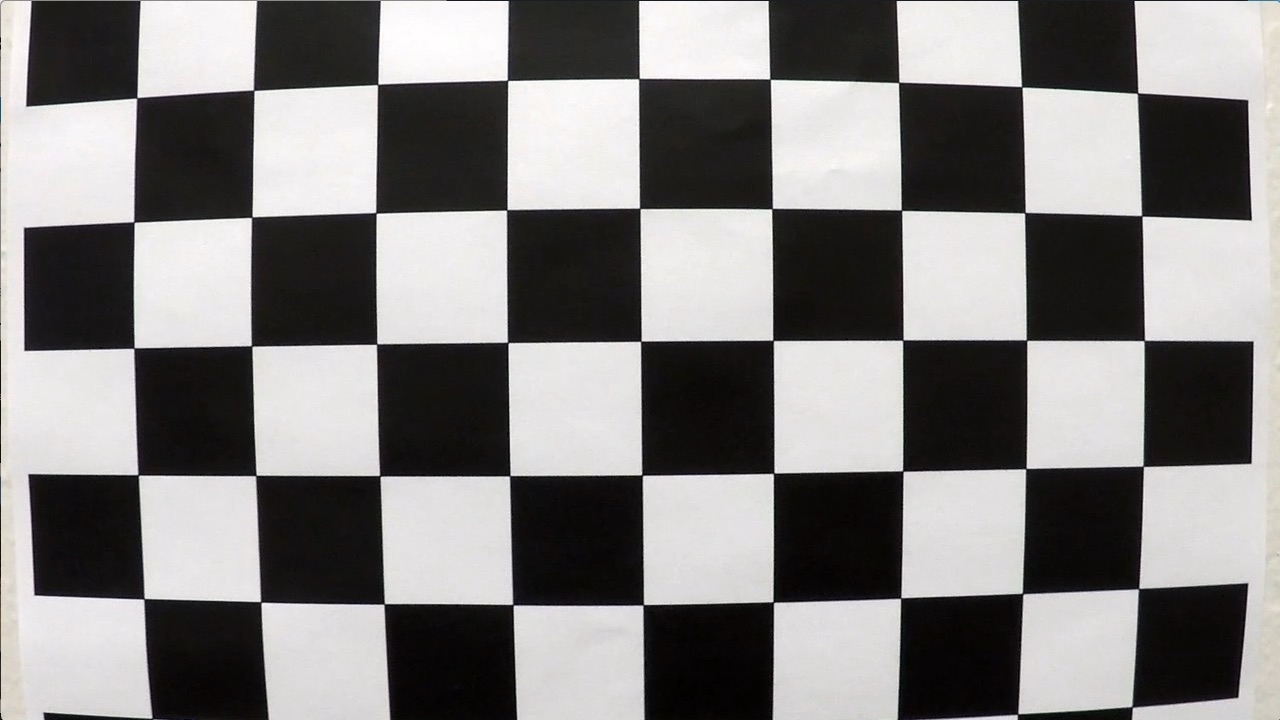
#> input picture camera_cal/calibration1.jpg, 1280 x 720 px
$ jupyter execute --allow-errors main.ipynb   (shell and % lines are left out)   (older library calls are emulated)   (text cells are left out)
#> lines starting #> are read from the running program, lines starting #| are printed output that depends on the picture; pictures that were not available may be replaced by others from this repository, and a replacement may not be noted
### calibrate_camera.py
import numpy as np
import cv2
import glob
import matplotlib.pyplot as plt

"""
calculates the transform matrix and un-distortion coefficients
x: number of object points in the x direction
y: number of objects points in the y direction
image_folder: folder containing chess board images for calibration

:return mtx: transformation matrix
        dist: distortion coefficients
"""
def calibrate(x, y, source_images):
#> called with x = 9, y = 6, source_images = 'camera_cal/*.jpg'
    objp = np.zeros((y * x, 3), np.float32)
    objp[:, :2] = np.mgrid[0:x, 0:y].T.reshape(-1, 2)

    # Arrays to store object points and image points from all the images.
    object_points = []  # 3d points in real world space
    image_points = []  # 2d points in image plane.

    # Make a list of calibration images paths
    images_location = glob.glob(source_images)

    for index, figure_name in enumerate(images_location):
        image = cv2.imread(figure_name)
#> image is the input picture: shape (720, 1280, 3); mean B, G, R 127.8, 128.4, 130.1
        gray = cv2.cvtColor(image, cv2.COLOR_BGR2GRAY) # because read using cv2.imread
        # Find the chessboard corners
        success, corners = cv2.findChessboardCorners(gray, (x, y), None)
#> success = False; corners = None
        # If found, add object points, image points
        if success:
            object_points.append(objp)
            image_points.append(corners)

            # code for debugging
            # cv2.drawChessboardCorners(image, (x, y), corners, ret)
            # write_name = 'output_images/drawn_corners/corners_found' + str(index) + '.jpg'
            # cv2.imwrite(write_name, image)

    # choose random image to un-distort
    image = cv2.imread(images_location[0])
    image_size = (image.shape[1], image.shape[0])

    # Do camera calibration given object points and image points
    success, mtx, dist, rvecs, tvecs = cv2.calibrateCamera(object_points, image_points, image_size, None, None)
#> success = 0.644; mtx = [[1057.6, 0, 691.1], [0, 1058.6, 278], [0, 0, 1]]; dist = [[-0.322, 0.709, 0.013, 0.00946, -1.02]]; rvecs = ([0.424, -0.236, 0.0488], [-0.024, 0.4, -0.0295]); tvecs = ([-2.48, 1.1, 17.79], [-17.95, -0.401, 29.17])

    return mtx, dist

"""
un-distorts the given image and stores it in the given folder
image: source image
mtx: number of objects points in the y direction
dist: distortion coefficients
destination: image name.jpg and destination
:return undistorted_image
"""
def undistort(image, mtx, dist):
    undistorted_image = cv2.undistort(image, mtx, dist, None, mtx)
    return undistorted_image

### sobel.py
import numpy as np
import cv2

"""
applies Sobel x or y, then computes the absolute value of the gradient and applies a threshold.
parameters:
  img: source image
  sobel_kernel: symmetric kernel size
  thresh: range of desired values
"""
# [17 lines left out: function abs_sobel_thresh, not called in this run]


"""
applies Sobel x and y, then computes the magnitude of the gradient and applies a threshold.
parameters:
  img: source image
  sobel_kernel: symmetric kernel size
  thresh: range of desired values
"""
# [22 lines left out: function mag_thresh, not called in this run]


"""
applies Sobel x and y, then computes the direction of the gradient
and applies a threshold.
parameters:
  img: source image
  sobel_kernel: symmetric kernel size
  thresh: range of desired values
"""
# [23 lines left out: function dir_threshold, not called in this run]


"""
the L channel in HLS is used for right lane detection, while B channel in LAB, S channel in HLS
are used to detect the left lane.
"""
def get_binary(frame, ksize):
    LAB = cv2.cvtColor(frame, cv2.COLOR_RGB2LAB)
    b_channel = LAB[:,:,2]
    b_channel = 255 - b_channel
    b_thresh_min = 138
    b_thresh_max = 255
    b_binary = np.zeros_like(b_channel)
    b_binary[(b_channel >= b_thresh_min) & (b_channel <= b_thresh_max)] = 1

    hls = cv2.cvtColor(frame, cv2.COLOR_RGB2HLS)
    s_channel = hls[:,:,2]
    s_thresh_min = 50
    s_thresh_max = 150
    s_binary = np.zeros_like(s_channel)
    s_binary[(s_channel >= s_thresh_min) & (s_channel <= s_thresh_max)] = 1

    left_binary = np.zeros_like(s_channel)
    left_binary[(s_binary==1) & ((b_binary==1))] = 1
    # left_binary[((b_binary==1))] = 1

    #combined_soble = pipline(frame, mtx, dist)
    # print(combined_soble.shape)

    l_channel = hls[:,:,1] # detects right lane
    l_thresh_min = 200
    l_thresh_max = 255
    l_binary = np.zeros_like(l_channel)
    l_binary[(l_channel >= l_thresh_min) & (l_channel <= l_thresh_max)] = 1
    l_binary = np.zeros_like(l_channel)
    l_binary[(l_channel >= l_thresh_min) & (l_channel <= l_thresh_max)] = 1

    # [8 lines of commented-out code are left out]

    right_binary = np.zeros_like(l_channel)
    # right_binary[(combined == 1) & (l_binary == 1)] = 1
    right_binary[(l_binary == 1)] = 1

    combined_binary = np.zeros_like(right_binary)
    combined_binary[(left_binary==1) | ((right_binary==1))] = 1

    return combined_binary

### bird_view.py
import numpy as np
import cv2

# pass matplot image
"""
returns the transformed image and the transformation matrix
"""
def get_bird_view(image):
    width, height = (image.shape[1], image.shape[0])
    offset = 300
    src_points = np.float32([[530, 490], [750, 490], [210, 690], [1080, 690]])
    dst_points = np.float32([[offset, 0], [width-offset, 0], [offset, height], [width-offset, height]])
    matrix = cv2.getPerspectiveTransform(src_points, dst_points)
    matrix_inv = cv2.getPerspectiveTransform(dst_points, src_points)
    out = cv2.warpPerspective(image, matrix, (width, height))
    return out, matrix, matrix_inv


### lanes.py
import numpy as np
import cv2

"""
takes image with one channel
parameters
  nwindows: number of sliding windows
  margin: width of the windows +/- margin
  minpix: minimum number of pixels found to recenter window
"""
def find_lane_pixels(binary_warped, nwindows=9, margin=100, minpix = 50):
    # Take a histogram of the bottom half of the image
    histogram = np.sum(binary_warped[binary_warped.shape[0]//2:,:], axis=0)
    # Create an output image to draw on and visualize the result
    out_img = np.dstack((binary_warped, binary_warped, binary_warped))
    # Find the peak of the left and right halves of the histogram
    # These will be the starting point for the left and right lines
    midpoint = np.int(histogram.shape[0]//2)
    leftx_base = np.argmax(histogram[:midpoint])
    rightx_base = np.argmax(histogram[midpoint:]) + midpoint

    # Set height of windows - based on nwindows above and image shape
    window_height = np.int(binary_warped.shape[0]//nwindows)

    # Identify the x and y positions of all nonzero pixels in the image
    nonzero = binary_warped.nonzero() # returns 2 arrays one for x and one for y
    nonzeroy = np.array(nonzero[0])
    nonzerox = np.array(nonzero[1])

    # Current positions to be updated later for each window in nwindows
    leftx_current = leftx_base
    rightx_current = rightx_base

    # Create empty lists to receive left and right lane pixel indices
    left_lane_inds = []
    right_lane_inds = []

    minpix_left = minpix
    minpix_right = minpix

    # Step through the windows one by one
    for window in range(nwindows):
        # Identify window boundaries in x and y (and right and left)
        win_y_low = binary_warped.shape[0] - (window+1)*window_height
        win_y_high = binary_warped.shape[0] - window*window_height
        win_xleft_low = leftx_current - margin
        win_xleft_high = leftx_current + margin
        win_xright_low = rightx_current - margin
        win_xright_high = rightx_current + margin

        # Draw the windows on the visualization image
        cv2.rectangle(out_img,(win_xleft_low,win_y_low),(win_xleft_high,win_y_high),(0,255,0), 2)
        cv2.rectangle(out_img,(win_xright_low,win_y_low),(win_xright_high,win_y_high),(0,255,0), 2)

        # Identify the nonzero pixels in x and y within the window #
        good_left_inds = ((nonzeroy >= win_y_low) & (nonzeroy < win_y_high) &
        (nonzerox >= win_xleft_low) &  (nonzerox < win_xleft_high)).nonzero()[0]
        good_right_inds = ((nonzeroy >= win_y_low) & (nonzeroy < win_y_high) &
        (nonzerox >= win_xright_low) &  (nonzerox < win_xright_high)).nonzero()[0]

        # Append these indices to the lists
        left_lane_inds.append(good_left_inds)
        right_lane_inds.append(good_right_inds)

        # If you found > minpix pixels, recenter next window on their mean position
        if len(good_left_inds) > minpix_left:
            leftx_current = np.int(np.mean(nonzerox[good_left_inds]))
            minpix_left = len(good_left_inds)
        if len(good_right_inds) > minpix_right:
            rightx_current = np.int(np.mean(nonzerox[good_right_inds]))
            minpix_right = len(good_right_inds)

    # Concatenate the arrays of indices (previously was a list of lists of pixels)
    try:
        left_lane_inds = np.concatenate(left_lane_inds)
        right_lane_inds = np.concatenate(right_lane_inds)
    except ValueError:
        # Avoids an error if the above is not implemented fully
        pass

    # Extract left and right line pixel positions
    leftx = nonzerox[left_lane_inds]
    lefty = nonzeroy[left_lane_inds]
    rightx = nonzerox[right_lane_inds]
    righty = nonzeroy[right_lane_inds]

    return leftx, lefty, rightx, righty, out_img


def fit_polynomial(binary_warped, nwindows=9, margin=100, minpix = 50):
    # Find our lane pixels first
    # binary_warped = cv2.cvtColor(binary_warped, cv2.COLOR_RGB2GRAY)
    leftx, lefty, rightx, righty, out_img = find_lane_pixels(binary_warped, nwindows, margin, minpix)

    # Fit a second order polynomial to each using `np.polyfit`
    left_fit = np.polyfit(lefty, leftx, 2)
    right_fit = np.polyfit(righty, rightx, 2)

    # Generate x and y values for plotting
    ploty = np.linspace(0, binary_warped.shape[0]-1, binary_warped.shape[0] )
    try:
        left_fitx = left_fit[0]*ploty**2 + left_fit[1]*ploty + left_fit[2]
        right_fitx = right_fit[0]*ploty**2 + right_fit[1]*ploty + right_fit[2]
    except TypeError:
        # Avoids an error if `left` and `right_fit` are still none or incorrect
        print('The function failed to fit a line!')
        left_fitx = 1*ploty**2 + 1*ploty
        right_fitx = 1*ploty**2 + 1*ploty

    ## Visualization ##
    # Colors in the left and right lane regions
    out_img[lefty, leftx] = [255, 0, 0]
    out_img[righty, rightx] = [0, 0, 255]

    return out_img, left_fitx, right_fitx, ploty

def draw_path(binary_warped, left_fitx, right_fitx, ploty, matrix_inv, undist):
    # binary_warped = cv2.cvtColor(binary_warped, cv2.COLOR_RGB2GRAY)

    # Create an image to draw the lines on
    warp_zero = np.zeros_like(binary_warped).astype(np.uint8)
    color_warp = np.dstack((warp_zero, warp_zero, warp_zero))

    # Recast the x and y points into usable format for cv2.fillPoly()
    pts_left = np.array([np.transpose(np.vstack([left_fitx, ploty]))])
    pts_right = np.array([np.flipud(np.transpose(np.vstack([right_fitx, ploty])))])
    pts = np.hstack((pts_left, pts_right))

    # Draw the lane onto the warped blank image
    cv2.fillPoly(color_warp, np.int_([pts]), (0,255, 0))

    # Warp the blank back to original image space using inverse perspective matrix (Minv)
    newwarp = cv2.warpPerspective(color_warp, matrix_inv, (undist.shape[1], undist.shape[0]))
    # Combine the result with the original image
    result = cv2.addWeighted(undist, 1, newwarp, 0.3, 0)
    return result

### rad.py
import numpy as np

def measure_curvature_real(binary_warped, left_fitx, right_fitx, ploty):
    '''
    Calculates the curvature of polynomial functions in meters.
    '''
    # Define conversions in x and y from pixels space to meters
    ym_per_pix = 30/720 # meters per pixel in y dimension
    xm_per_pix = 3.7/700 # meters per pixel in x dimension may need to be 680 instead of 700

    left_fit_cr = np.polyfit(ploty*ym_per_pix, left_fitx*xm_per_pix, 2)
    right_fit_cr = np.polyfit(ploty*ym_per_pix, right_fitx*xm_per_pix, 2)

    # Define y-value where we want radius of curvature
    # We'll choose the maximum y-value, corresponding to the bottom of the image
    y_eval = np.max(ploty)

    # Calculation of R_curve (radius of curvature)
    left_curverad = ((1 + (2*left_fit_cr[0]*y_eval*ym_per_pix + left_fit_cr[1])**2)**1.5) / np.absolute(2*left_fit_cr[0])
    right_curverad = ((1 + (2*right_fit_cr[0]*y_eval*ym_per_pix + right_fit_cr[1])**2)**1.5) / np.absolute(2*right_fit_cr[0])

    #calculating offset
    image_center = 1280 / 2
    nonzero = binary_warped[binary_warped.shape[0]//2:,:].nonzero()
    lanes_ceneter = np.sum(nonzero[1]) / len(nonzero[1])
    offset = abs(image_center - lanes_ceneter)
    # print(len(nonzero[1])) # for debugging
    real_offset = xm_per_pix * offset

    return left_curverad, right_curverad, real_offset

### main.ipynb
[cell 1]
import numpy as np
import matplotlib.pyplot as plt
import matplotlib.image as mpimg
import glob
import cv2

[cell 2]
import calibrate_camera # calibration module
mtx, dist = calibrate_camera.calibrate(9, 6, 'camera_cal/*.jpg')
#> mtx = [[1057.6, 0, 691.1], [0, 1058.6, 278], [0, 0, 1]]; dist = [[-0.322, 0.709, 0.013, 0.00946, -1.02]]

[cell 3]
mtx, dist
#> Out = ([[1057.6, 0, 691.1], [0, 1058.6, 278], [0, 0, 1]], [[-0.322, 0.709, 0.013, 0.00946, -1.02]])

[cell 4]
import glob
import cv2
import matplotlib.pyplot as plt
images_names = glob.glob('camera_cal/*.jpg')
for index, image_name in enumerate(images_names):
    image = cv2.imread(image_name)
    undistored_image = calibrate_camera.undistort(image, mtx, dist)
#> in undistort, `undistorted_image = cv2.undistort(image, mtx, dist, None, mtx)`:
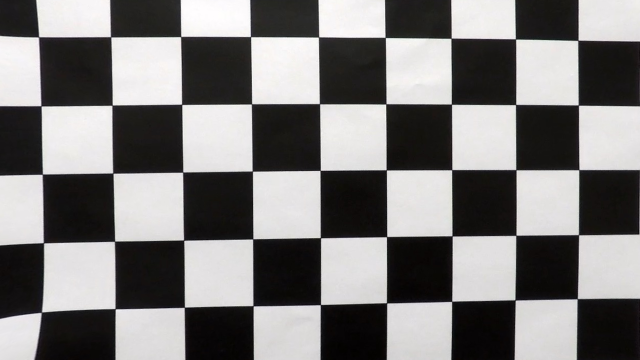
#> undistorted_image: shape (720, 1280, 3) (shown at 1/2 size); mean B, G, R 123.1, 123.5, 125.1
    cv2.imwrite('output_images/calibrated_boards/test{}.jpg'.format(index), undistored_image)

cal_board = plt.imread('output_images/calibrated_boards/test0.jpg')
plt.imshow(cal_board)

[cell 5]
import pickle
dist_pickle = {}
dist_pickle["mtx"] = mtx
dist_pickle["dist"] = dist
pickle.dump( dist_pickle, open( "camera_cal/wide_dist_pickle.p", "wb" ) )

[cell 6]
import glob
import cv2
import matplotlib.pyplot as plt
images_names = glob.glob('test_images/*.jpg')
for index, image_name in enumerate(images_names):
    image = cv2.imread(image_name)
    undistorted_image = calibrate_camera.undistort(image, mtx, dist)
    cv2.imwrite('output_images/calibrated_roads/road{}.jpg'.format(index), undistorted_image)

#> (the rest of this cell did not finish here and is left out)

[cell 7]
import matplotlib.pyplot as plt
import matplotlib.image as mpimg
import glob
import sobel # sobel module reads images in RGB using matplot lib
images_names = glob.glob('output_images/calibrated_roads/*.jpg')
#> images_names = []
ksize = 3
for index, image_name in enumerate(images_names):
    image = cv2.imread(image_name)
    combined_binary = sobel.get_binary(image, ksize)
    plt.imsave('output_images/roads_binary/{}.jpg'.format(index), combined_binary,
               cmap='gray')
#> (the rest of this cell did not finish here and is left out)

[cell 8]
import numpy as np
import matplotlib.pyplot as plt
import matplotlib.image as mpimg
import glob
import bird_view
import lanes
import cv2
import rad

images_names = glob.glob('output_images/roads_binary/*.jpg')
# undists = glob.glob('output_images/calibrated_roads/*.jpg')
for index, image_name in enumerate(images_names):
    image = mpimg.imread(image_name)
    binary_warped, matrix, matrix_inv = bird_view.get_bird_view(image)
    plt.imsave('output_images/roads_view/{}.jpg'.format(index), binary_warped,
               cmap='gray')
#> (the rest of this cell did not finish here and is left out)

[cell 9]
import numpy as np
import matplotlib.pyplot as plt
import matplotlib.image as mpimg
import glob
import bird_view
import lanes
import cv2
import rad

images_names = glob.glob('output_images/roads_view/*.jpg')
for index, image_name in enumerate(images_names):
    image = mpimg.imread(image_name)
    image_gray = cv2.cvtColor(image, cv2.COLOR_RGB2GRAY)
    out_img, left_fitx, right_fitx, ploty = lanes.fit_polynomial(image_gray)
    plt.imsave('output_images/roads_plt/{}.jpg'.format(index), out_img)
#> (the rest of this cell did not finish here and is left out)

[cell 10]
import numpy as np
import matplotlib.pyplot as plt
import matplotlib.image as mpimg
import glob
import bird_view
import lanes
import cv2
import rad

images_names = glob.glob('output_images/roads_binary/*.jpg')
undists = glob.glob('output_images/calibrated_roads/*.jpg')

for index, image_name in enumerate(images_names):
    image = mpimg.imread(image_name)
    image_gray = cv2.cvtColor(image, cv2.COLOR_RGB2GRAY)

    binary_warped, matrix, matrix_inv = bird_view.get_bird_view(image_gray)
    out_img, left_fitx, right_fitx, ploty = lanes.fit_polynomial(binary_warped)

    undist = plt.imread(undists[index])
    result = lanes.draw_path(binary_warped, left_fitx, right_fitx, ploty, matrix_inv, undist)

    left_curverad, right_curverad, offset = rad.measure_curvature_real(binary_warped, left_fitx, right_fitx, ploty)

    print("{}: curvature ({} m, {} m), offset = {} m".format(index, left_curverad, right_curverad, offset))
    plt.imsave('output_images/roads_maped/{}.jpg'.format(index), result)
#> (the rest of this cell did not finish here and is left out)

[cell 11]
import bird_view
import lanes
import rad
import sobel

prev_out_img, prev_left_fitx, prev_right_fitx, prev_ploty = (None, None, None, None)

def pipeline(frame, mtx, dist):
    global prev_out_img, prev_left_fitx, prev_right_fitx, prev_ploty
    undistored_image = calibrate_camera.undistort(frame, mtx, dist)
    # image_rgb = cv2.cvtColor(undistored_image, cv2.COLOR_BGR2RGB)
    combined_soble = sobel.get_binary(undistored_image, ksize)
    # return combined_soble

    binary_warped, matrix, matrix_inv = bird_view.get_bird_view(combined_soble)

    out_img, left_fitx, right_fitx, ploty = (None, None, None, None)
    try:
        out_img, left_fitx, right_fitx, ploty = lanes.fit_polynomial(binary_warped, 10, 90, 50)
        prev_out_img, prev_left_fitx, prev_right_fitx, prev_ploty = out_img, left_fitx, right_fitx, ploty
    except:
        out_img, left_fitx, right_fitx, ploty = prev_out_img, prev_left_fitx, prev_right_fitx, prev_ploty

    result = lanes.draw_path(binary_warped, left_fitx, right_fitx, ploty, matrix_inv, frame)

    # calculating curvature and center offset
    left_curverad, right_curverad, real_offset = rad.measure_curvature_real(binary_warped, left_fitx, right_fitx, ploty)
    curve_info = "radius of curvature ({} Km, {} Km)".format(str(round(left_curverad/1000, 2)),
                                                           str(round(right_curverad/1000, 2)))

    center_info = "offset from center  = {} m".format(str(round(real_offset, 2)))

    detailed = cv2.putText(result, curve_info, (50, 50), cv2.FONT_HERSHEY_SIMPLEX, 1, (0, 0 , 0), 2, cv2.LINE_AA)
    detailed = cv2.putText(detailed, center_info, (50, 100), cv2.FONT_HERSHEY_SIMPLEX, 1, (0, 0 , 0), 2, cv2.LINE_AA)
    return result

[cell 12]
import cv2
import numpy as np
import sobel
import calibrate_camera

# Creating a VideoCapture object to read the video
# cap = cv2.VideoCapture('project_video.mp4')
cap = cv2.VideoCapture('challenge_video.mp4')
# cap = cv2.VideoCapture('harder_challenge_video.mp4')

ksize = 3

# Loop until the end of the video
while (cap.isOpened()):
    # Capture frame-by-frame
    ret, frame = cap.read()
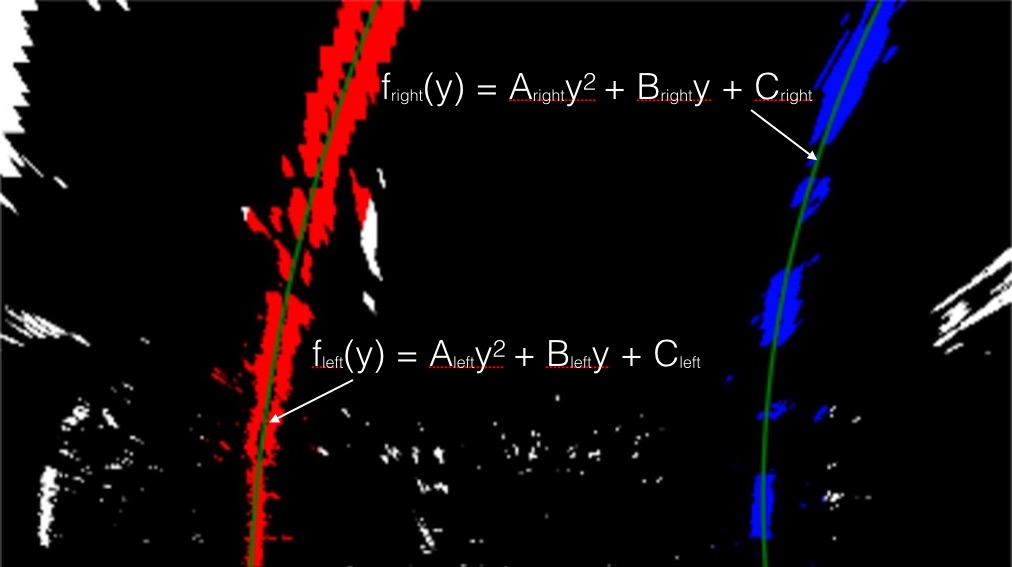
#> input picture examples/color_fit_lines.jpg, 1012 x 567 px, given in place of challenge_video.mp4, which was not available
#> frame is the input picture: shape (567, 1012, 3); mean B, G, R 11.4, 8.2, 15.7
    frame = cv2.resize(frame, (1280, 720), fx = 0, fy = 0,
                         interpolation = cv2.INTER_CUBIC)
#> frame: shape (720, 1280, 3)

    # Display the resulting frame
    cv2.imshow('Frame', frame)
    result = pipeline(frame, mtx, dist)
#> in undistort (call 4), `undistorted_image = cv2.undistort(image, mtx, dist, None, mtx)`:
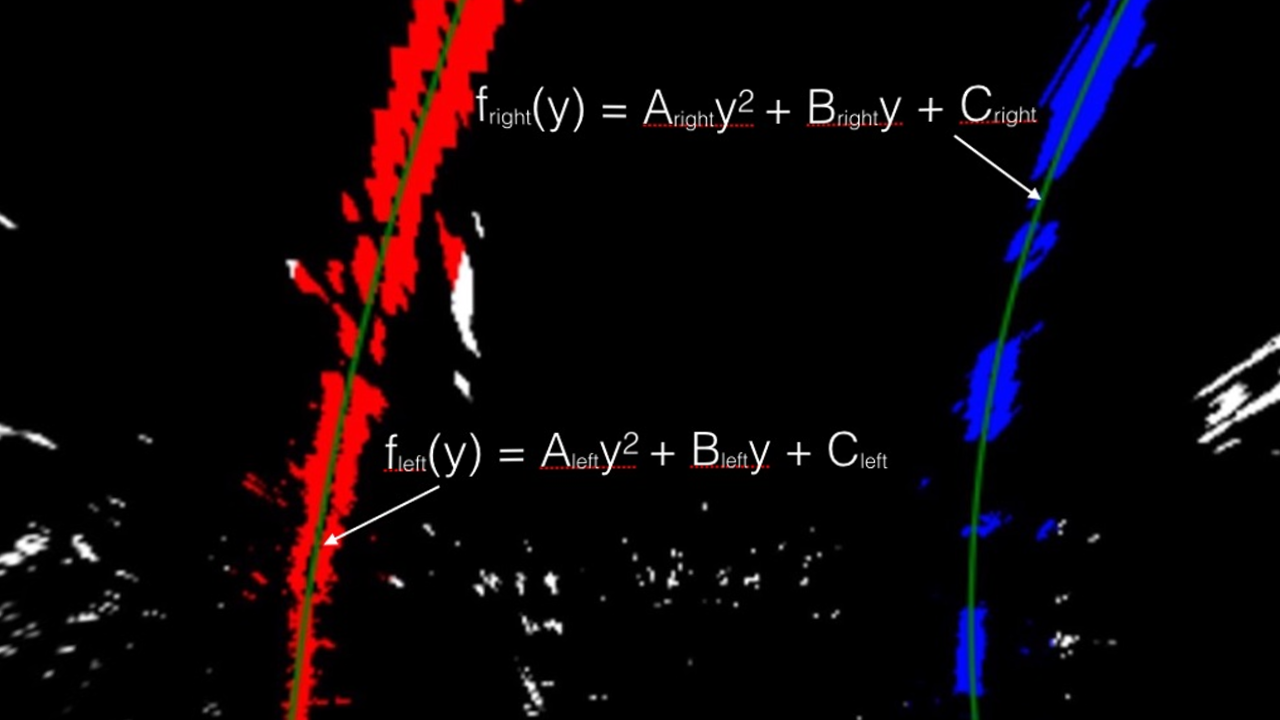
#> undistorted_image: shape (720, 1280, 3); mean B, G, R 9.1, 5.6, 13.8
#> (the rest of the program and of its run is left out)
